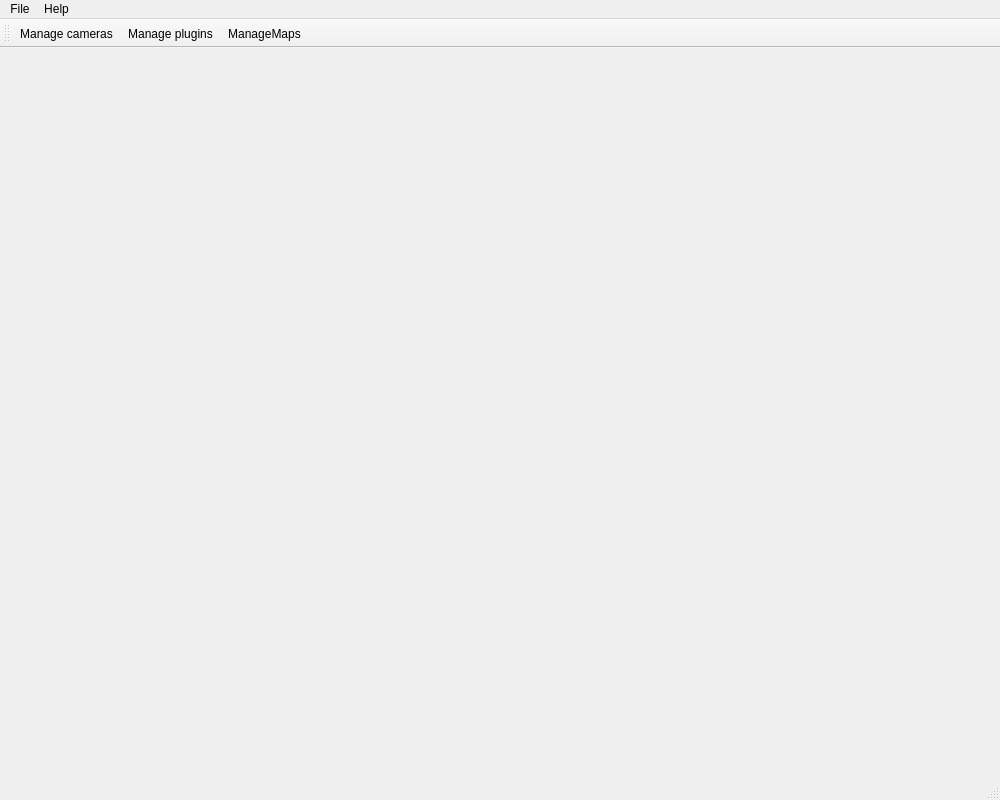
<?xml version="1.0" encoding="UTF-8"?>
<ui version="4.0">
 <class>Window</class>
 <widget class="QMainWindow" name="Window">
  <property name="geometry">
   <rect>
    <x>0</x>
    <y>0</y>
    <width>1000</width>
    <height>800</height>
   </rect>
  </property>
  <property name="windowTitle">
   <string>SCHNApps</string>
  </property>
  <property name="windowIcon">
   <iconset resource="../resources/resources.qrc">
    <normaloff>:/icons/cgogn/cgogn2.png</normaloff>:/icons/cgogn/cgogn2.png</iconset>
  </property>
  <widget class="QWidget" name="centralwidget"/>
  <widget class="QMenuBar" name="menubar">
   <property name="geometry">
    <rect>
     <x>0</x>
     <y>0</y>
     <width>1000</width>
     <height>23</height>
    </rect>
   </property>
   <widget class="QMenu" name="menuFile">
    <property name="title">
     <string>File</string>
    </property>
    <addaction name="actionShowHideDock"/>
    <addaction name="actionShowHidePythonDock"/>
    <addaction name="actionLoadPythonScript"/>
    <addaction name="separator"/>
    <addaction name="actionQuit"/>
   </widget>
   <widget class="QMenu" name="menuHelp">
    <property name="title">
     <string>Help</string>
    </property>
    <addaction name="actionAboutSCHNApps"/>
    <addaction name="actionAboutCGoGN"/>
   </widget>
   <addaction name="menuFile"/>
   <addaction name="menuHelp"/>
  </widget>
  <widget class="QStatusBar" name="statusbar"/>
  <widget class="QToolBar" name="toolBar">
   <property name="windowTitle">
    <string>toolBar</string>
   </property>
   <attribute name="toolBarArea">
    <enum>TopToolBarArea</enum>
   </attribute>
   <attribute name="toolBarBreak">
    <bool>false</bool>
   </attribute>
   <addaction name="actionManageCameras"/>
   <addaction name="actionManagePlugins"/>
   <addaction name="actionManageMaps"/>
  </widget>
  <action name="actionAboutCGoGN">
   <property name="text">
    <string>About CGoGN</string>
   </property>
  </action>
  <action name="actionAboutSCHNApps">
   <property name="text">
    <string>About SCHNApps</string>
   </property>
  </action>
  <action name="actionQuit">
   <property name="text">
    <string>Quit</string>
   </property>
  </action>
  <action name="actionManagePlugins">
   <property name="icon">
    <iconset resource="../resources/resources.qrc">
     <normaloff>:/icons/icons/plugins.png</normaloff>:/icons/icons/plugins.png</iconset>
   </property>
   <property name="text">
    <string>Manage plugins</string>
   </property>
  </action>
  <action name="actionManageCameras">
   <property name="icon">
    <iconset resource="../resources/resources.qrc">
     <normaloff>:/icons/icons/cameras.png</normaloff>:/icons/icons/cameras.png</iconset>
   </property>
   <property name="text">
    <string>Manage cameras</string>
   </property>
  </action>
  <action name="actionShowHideDock">
   <property name="text">
    <string>Show/Hide Plugins Dock</string>
   </property>
  </action>
  <action name="actionManageMaps">
   <property name="icon">
    <iconset resource="../resources/resources.qrc">
     <normaloff>:/icons/icons/maps.png</normaloff>:/icons/icons/maps.png</iconset>
   </property>
   <property name="text">
    <string>ManageMaps</string>
   </property>
   <property name="toolTip">
    <string>Manage maps</string>
   </property>
  </action>
  <action name="actionShowHidePythonDock">
   <property name="text">
    <string>Show/Hide Python Dock</string>
   </property>
  </action>
  <action name="actionLoadPythonScript">
   <property name="text">
    <string>Load Python Script</string>
   </property>
   <property name="shortcut">
    <string>Ctrl+P</string>
   </property>
  </action>
 </widget>
 <resources>
  <include location="../resources/resources.qrc"/>
 </resources>
 <connections>
  <connection>
   <sender>actionQuit</sender>
   <signal>triggered()</signal>
   <receiver>Window</receiver>
   <slot>close()</slot>
   <hints>
    <hint type="sourcelabel">
     <x>-1</x>
     <y>-1</y>
    </hint>
    <hint type="destinationlabel">
     <x>399</x>
     <y>299</y>
    </hint>
   </hints>
  </connection>
 </connections>
</ui>
